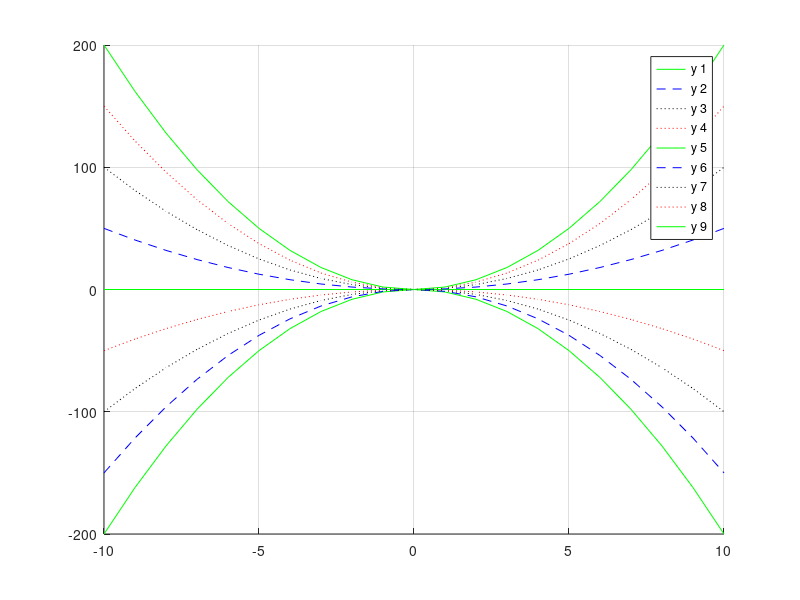

Source code (MATLAB):
clear all;
figure;
hold on;
grid on;

x=[-10:1:10];
a=[-2:.5:2];
m=size(a,2);
opis='';

format=['r: ';'g- ';'b--';'k: '];
k=size(format,1);



for i=1:m
    c=mod(i,k);
    y=c+1;
        
    plot(x, a(i)*x.*x, format(y,:))
    opis=[opis,sprintf('y%2.0f,',i)];
end

legend(strsplit(opis,','));










